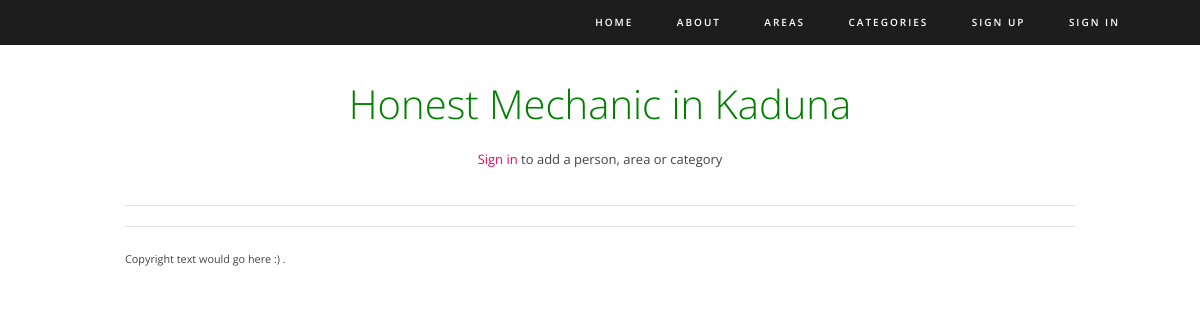
/honest/kaduna/mechanic/, run on an earlier commit of the app's database.
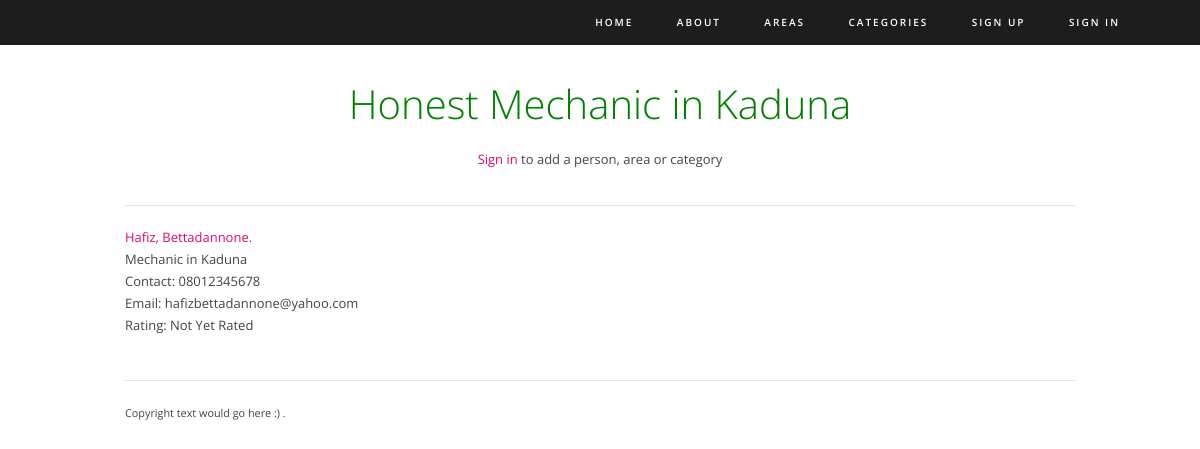
And on a later commit of the database.
### honest/models.py (models this page shows, shortened)
class Category(models.Model):
    category = models.CharField(max_length=100, unique=True, default='General',
                                help_text="Category of Service Provided")
    views = models.IntegerField(default=0)
    slug = models.SlugField()
    def __str__(self):
        return self.category

class Area(models.Model):
    state = models.CharField(max_length=100, unique=True, default='Nigeria')
    views = models.IntegerField(default=0)
    slug = models.SlugField()
    """ commented out, states are unique and cant have multiple areas
    area = models.CharField(max_length=100, unique=True, null=True)
    """
    def __str__(self):
        return self.state

class Person(models.Model):
    service = models.ForeignKey(Category, on_delete=models.PROTECT, related_name='service', help_text='Service')
    location = models.ForeignKey(Area, on_delete=models.PROTECT, related_name='location', help_text='Location (state)')
    first_name = models.CharField(max_length=60, help_text='First name')
    last_name = models.CharField(max_length=60, help_text='Last name (surname)')
    phone_number = models.CharField(max_length=14, validators=[
        MinLengthValidator(11, message='phone number must be 11 - 14 characters long')], help_text="phone number 11"
                                                                                                   "- 14 digits allowed")
    email = models.EmailField(max_length=150, blank=True, help_text='Valid email address')
    date_added = models.DateField(auto_now_add=True)
    views = models.IntegerField(default=0)
    upvotes = models.IntegerField(default=0)
    downvotes = models.IntegerField(default=0)
    rating = models.FloatField(default=0)
    def avg_rating(self):
        if self.rating == 0.0:
            return 'Not Yet Rated'
        else:
            return self.rating

### honest/views.py (the view)
# urls.py: path('<str:area_slug>/<str:category_slug>/', views.category_in_area, name='category_in_area'),
def category_in_area(request, area_slug, category_slug):
    category = Category.objects.get(slug=category_slug)
    area = Area.objects.get(slug=area_slug)
    people = Person.objects.filter(service=category, location=area)
    context = {'category': category, 'area': area, 'people': people}
    return render(request, 'honest/category_in_area.html', context)

### honest/templates/honest/category_in_area.html (shortened to what this page needs)
{% extends 'honest/themedbase.html' %}
{% block intro_block %}
    <h1>Honest {{category.category}} in {{area.state}}</h1>
    {% if user.is_authenticated %}
        <div class="one-third first"><a href="{% url 'honest:add_person' %}">Add a person</a></div>
        <div class="one-third"><a href="{% url 'honest:add_area' %}">Add an area</a></div>
        <div class="one-third"><a href="{% url 'honest:add_category' %}">Add a category</a></div>
    {% else %}
        <p><a href="{% url 'honest:login' %}">Sign in</a> to add a person, area or category</p>
    {% endif %}
{% endblock %}
{% block body_block %}
    {% for person in people %}
    <a href="{% url 'honest:person' person.location person.service person.id%}">{{person.first_name}}, {{person.last_name}}.</a>
            </br>{{person.service}} in {{person.location}}
            </br>Contact: {{person.phone_number}}
            </br>Email: {{person.email}}
            </br>Rating: {{person.avg_rating}}
    {% endfor %}
{% endblock %}

### honest/templates/honest/themedbase.html (shortened to what this page needs)
<!DOCTYPE HTML>
{% load static %}
<html>
<head>
<link rel="stylesheet" type="text/css" href="{% static 'honest/themedstyle.css' %}">
</head>
<body>
<header>
  <nav class="main-nav">
    <ul>
        <li><a href="{% url 'honest:index' %}">Home</a></li>
      <li>
        {% block nav_block %}
          <ul>
              <li><a href="{% url 'honest:about' %}">About</a></li>
              <li><a href="{% url 'honest:all_areas' %}">Areas</a></li>
              <li><a href="{% url 'honest:all_categories' %}">Categories</a></li>
          {% if user.is_authenticated %}
              <li><a href="{% url 'honest:logout' %}">Sign out</a></li>
          {% else %}
             <li><a href="{% url 'honest:register' %}">Sign up</a></li>
              <li><a href="{% url 'honest:login' %}">Sign in</a></li>
          {% endif%}
          </ul>
          {% endblock %}
      </li>
    </ul>
  </nav>
</header>
<section id="main-content">
  <div class="text-intro">
    {% block intro_block%}
      {% endblock %}
  </div>
    {% block body_block %}{% endblock %}
</section>
<footer>
  <div class="copyright"><small>Copyright text would go here :) .</small></div>
</footer>
</body>
</html>

### static/honest/themedstyle.css (style rules this page uses)
html, body, div, span, applet, object, iframe, h1, h2, h3, h4, h5, h6, p, blockquote, pre, a, abbr, acronym, address, big, cite, code, del, dfn, em, img, ins, kbd, q, s, samp, small, strike, strong, sub, sup, tt, var, b, u, i, center, dl, dt, dd, ol, ul, li, fieldset, form, label, legend, table, caption, tbody, tfoot, thead, tr, th, td, article, aside, canvas, details, figcaption, figure, footer, header, hgroup, menu, nav, section, summary, time, mark, audio, video { margin:0; padding:0 }
article, aside, details, figcaption, figure, footer, header, hgroup, menu, nav, section { display:block }
h1, h2, h3, h4, h5, h6 { font-size:100%; font-weight:normal }
body { font-family:"Open Sans", sans-serif; font-size:13px; line-height:22px; color:#444444; padding:0; }
a, a:link { color:#e00966; text-decoration:none; }
h1, h2, h3, h4, h5, h6, p { margin-bottom:10px; }
h1, h2, h3, h4, h5, h6 { color:green; font-weight:300; }
h1 { font-size:30px; line-height:1.7em; }
#main-content, footer { margin:0 auto; max-width:950px; }
header { margin-top:0; width:100%; height:45px; margin-bottom:40px; background:#1D1D1D; position:fixed; z-index:999; }
header .main-nav { margin-top:10px; float:right; }
header .main-nav li { display:inline-block; margin-right:40px; list-style:none; }
header .main-nav li a { color:#FFF; font-size:10px; text-transform:uppercase; font-weight:600; letter-spacing:2px; }
#main-content .text-intro { border-bottom:1px solid #e5e4e4; float:left; width:100%; padding:25px 0; margin-bottom:20px; margin-top:45px; }
#main-content .text-intro h1 { font-size:40px; color:green; text-align:center; }
#main-content .text-intro p { text-align:center; }
footer { clear:both; border-top:1px solid #e5e4e4; padding:20px 0; }
footer .copyright { float:left; margin-bottom:30px; }

What changed in the data, as far as the page shows it:
added Person: first_name "Hafiz", last_name "Bettadannone", service "Mechanic", location "Kaduna", phone_number "08012345678", email "hafizbettadannone@yahoo.com", avg_rating "Not Yet Rated"
